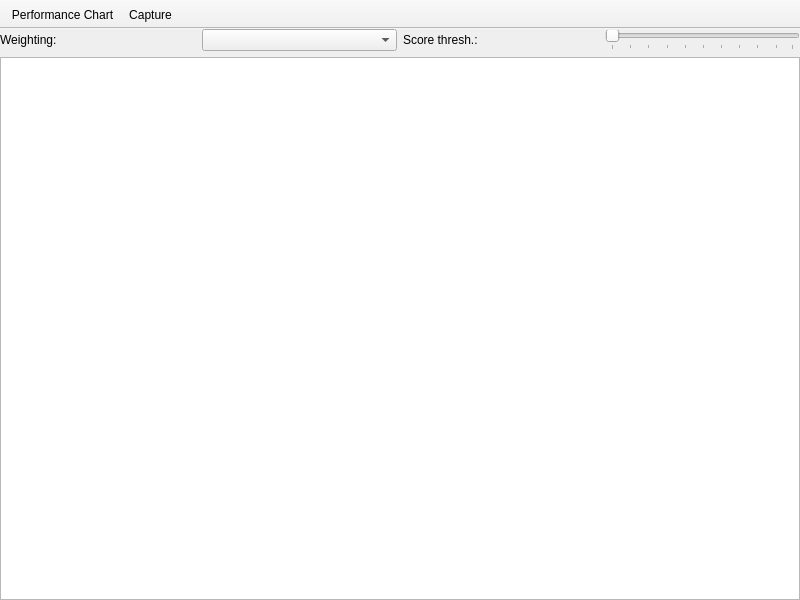
<?xml version="1.0" encoding="UTF-8"?>
<ui version="4.0">
 <class>FeatweightsTab</class>
 <widget class="QMainWindow" name="FeatweightsTab">
  <property name="geometry">
   <rect>
    <x>0</x>
    <y>0</y>
    <width>800</width>
    <height>600</height>
   </rect>
  </property>
  <property name="windowTitle">
   <string>MainWindow</string>
  </property>
  <widget class="QWidget" name="centralwidget">
   <layout class="QVBoxLayout" name="verticalLayout">
    <property name="leftMargin">
     <number>0</number>
    </property>
    <property name="topMargin">
     <number>0</number>
    </property>
    <property name="rightMargin">
     <number>0</number>
    </property>
    <property name="bottomMargin">
     <number>0</number>
    </property>
    <item>
     <widget class="QWidget" name="stockpile" native="true">
      <layout class="QHBoxLayout" name="horizontalLayout_3">
       <property name="leftMargin">
        <number>0</number>
       </property>
       <property name="topMargin">
        <number>0</number>
       </property>
       <property name="rightMargin">
        <number>0</number>
       </property>
       <property name="bottomMargin">
        <number>0</number>
       </property>
       <item>
        <widget class="QLabel" name="weightingLabel">
         <property name="text">
          <string>Weighting:</string>
         </property>
        </widget>
       </item>
       <item>
        <widget class="QComboBox" name="weightingSelect">
         <property name="currentIndex">
          <number>-1</number>
         </property>
        </widget>
       </item>
       <item>
        <widget class="QLabel" name="scoreLabel">
         <property name="text">
          <string>Score thresh.:</string>
         </property>
        </widget>
       </item>
       <item>
        <widget class="QSlider" name="scoreSlider">
         <property name="sizePolicy">
          <sizepolicy hsizetype="Preferred" vsizetype="Fixed">
           <horstretch>0</horstretch>
           <verstretch>0</verstretch>
          </sizepolicy>
         </property>
         <property name="orientation">
          <enum>Qt::Horizontal</enum>
         </property>
         <property name="tickPosition">
          <enum>QSlider::TicksBelow</enum>
         </property>
        </widget>
       </item>
      </layout>
     </widget>
    </item>
    <item>
     <widget class="GraphicsView" name="view">
      <property name="verticalScrollBarPolicy">
       <enum>Qt::ScrollBarAlwaysOff</enum>
      </property>
      <property name="horizontalScrollBarPolicy">
       <enum>Qt::ScrollBarAlwaysOff</enum>
      </property>
      <property name="sizeAdjustPolicy">
       <enum>QAbstractScrollArea::AdjustToContents</enum>
      </property>
      <property name="backgroundBrush">
       <brush brushstyle="SolidPattern">
        <color alpha="255">
         <red>64</red>
         <green>64</green>
         <blue>64</blue>
        </color>
       </brush>
      </property>
      <property name="renderHints">
       <set>QPainter::TextAntialiasing</set>
      </property>
      <property name="dragMode">
       <enum>QGraphicsView::ScrollHandDrag</enum>
      </property>
      <property name="transformationAnchor">
       <enum>QGraphicsView::AnchorUnderMouse</enum>
      </property>
      <property name="viewportUpdateMode">
       <enum>QGraphicsView::FullViewportUpdate</enum>
      </property>
     </widget>
    </item>
   </layout>
  </widget>
  <widget class="QToolBar" name="toolBar">
   <property name="contextMenuPolicy">
    <enum>Qt::PreventContextMenu</enum>
   </property>
   <property name="windowTitle">
    <string>Feature Weighting Tools</string>
   </property>
   <property name="movable">
    <bool>false</bool>
   </property>
   <property name="floatable">
    <bool>false</bool>
   </property>
   <attribute name="toolBarArea">
    <enum>TopToolBarArea</enum>
   </attribute>
   <attribute name="toolBarBreak">
    <bool>false</bool>
   </attribute>
   <addaction name="actionToggleChart"/>
   <addaction name="actionSavePlot"/>
  </widget>
  <action name="actionSavePlot">
   <property name="icon">
    <iconset theme="camera-photo">
     <normaloff>.</normaloff>.</iconset>
   </property>
   <property name="text">
    <string>Capture</string>
   </property>
   <property name="toolTip">
    <string>Save the plot to SVG or PNG file</string>
   </property>
   <property name="shortcut">
    <string>Print</string>
   </property>
  </action>
  <action name="actionToggleChart">
   <property name="checkable">
    <bool>true</bool>
   </property>
   <property name="icon">
    <iconset theme="draw-star">
     <normaloff>.</normaloff>.</iconset>
   </property>
   <property name="text">
    <string>Performance Chart</string>
   </property>
   <property name="toolTip">
    <string>Display relative yield</string>
   </property>
   <property name="shortcut">
    <string>D</string>
   </property>
  </action>
 </widget>
 <customwidgets>
  <customwidget>
   <class>GraphicsView</class>
   <extends>QGraphicsView</extends>
   <header>src/widgets/graphicsview.h</header>
  </customwidget>
 </customwidgets>
 <resources/>
 <connections/>
</ui>
